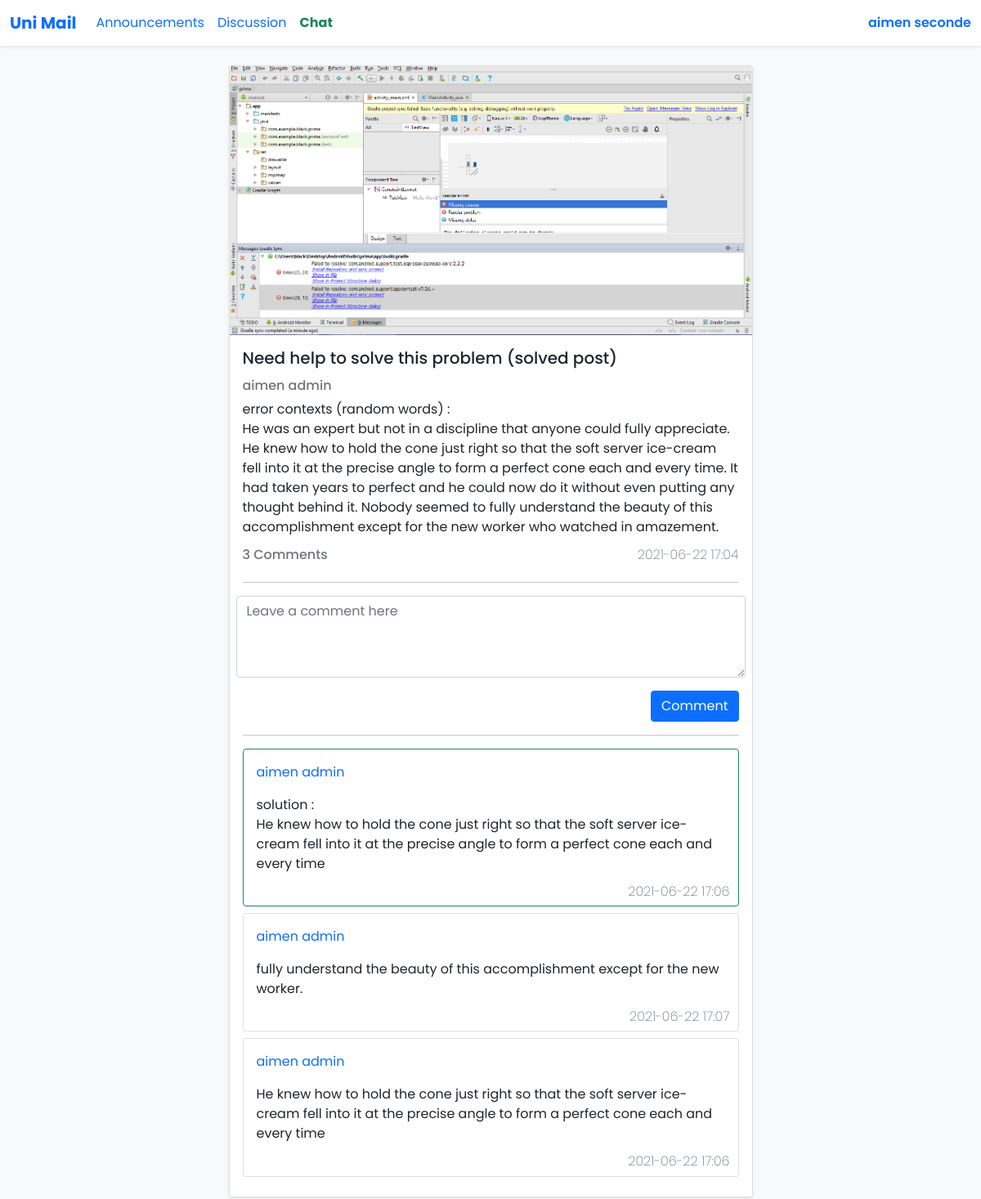
Screenshot of /site/post.php?post=85 (signed in) with the database file from the repository.
### tables this page shows
CREATE TABLE `des_posts` (
  `id` int(11) NOT NULL,
  `title` varchar(255) NOT NULL,
  `Contexts` text NOT NULL,
  `image` varchar(255) NOT NULL DEFAULT '<!--no image-->',
  `date` datetime NOT NULL DEFAULT current_timestamp(),
  `owner` int(11) NOT NULL
);

CREATE TABLE `memb` (
  `id` int(11) NOT NULL,
  `name` varchar(255) NOT NULL,
  `surname` varchar(255) NOT NULL,
  `email` varchar(255) NOT NULL,
  `pass` varchar(255) NOT NULL,
  `type` tinyint(4) NOT NULL,
  `groupe` tinyint(4) NOT NULL
);

CREATE TABLE `comments` (
  `id` int(11) NOT NULL,
  `post` int(11) NOT NULL,
  `owner` int(11) NOT NULL,
  `contexts` text NOT NULL,
  `date` datetime NOT NULL DEFAULT current_timestamp(),
  `approved` tinyint(4) NOT NULL DEFAULT 0
);

### site/post.php (the view, shortened to what this page needs)
<?php
include 'functions.php';
if($_SERVER['REQUEST_METHOD'] == 'GET' && is_numeric($_GET['post']))
{
  $conn = new mysqli('localhost', 'root', '', 'unimaildb');
  $id = $conn->real_escape_string($_GET['post']);
  $sql = $conn->query("SELECT title , contexts , date , owner , image FROM `des_posts` WHERE id = $id ");
  $data = $sql->fetch_array();
  $title = $data['title'];
  $contexts = $data['contexts'];
  $date = substr($data['date'], 0, 16);
  $owner = $conn->real_escape_string($data['owner']);
  $owner_id = $owner;
  $image = $data['image'];
  $sql = $conn->query("SELECT name , surname FROM `memb` WHERE id = $owner ");
  $data = $sql->fetch_array();
  $owner = $data['name'].' '.$data['surname'];
  $sql = $conn->query("SELECT COUNT(*) as count FROM `comments` WHERE post = $id ;");
  $data = $sql->fetch_array();
  $comments = $data['count'];
  $html_post = '
  <div class="col-lg-7 mb-2 ">
    <div class="card shadow-sm">
    '.$image.'
        <div class="card-body">
          <h5 class="card-title mb-3">'.$title.'</h5>
          <div class="contaner">
            <div class="row">
              <div class="col">
              <h6 class="card-subtitle mb-2 text-muted">'.$owner.'</h6>
              </div>
            </div>
          </div>
          <p class="card-text" style="white-space: pre-wrap">'.$contexts.'</p>
          <div class="contaner">
              <div class="row">
              <div class="col">
              <h6 class="card-subtitle mb-2 text-muted">'.$comments.'  Comments</h6>
              </div>
              <div class="col">
              <div class="col"> <h6 class="card-subtitle mb-2 text-end text-muted" id="date">'.$date.'</h6> </div>
              </div>
              </div>
          </div>
      <hr>
          <div class="form-floating mb-2">
              <form class="row g-3" method="POST" action="add_comment.php">
                  <textarea name ="comment" class="form-control" placeholder="Leave a comment here" id="comment_text" style="height: 100px"></textarea>
                  <input type="hidden" id="post_id_hidden_holder" name="post_id" value="'.$id.'">
                  <div class="col-12 text-end">
                  <button class="btn btn-primary " type="submit" id ="comment">Comment</button>
                  </div>
              </form>
          </div>
  ';
    $conn = new mysqli('localhost', 'root', '', 'unimaildb');
		$sql = $conn->query("SELECT * FROM `comments` WHERE post = '$id' ORDER BY approved DESC,id DESC;");
		if ($sql->num_rows > 0) {
			$response2 = "";
      while($data = mysqli_fetch_assoc($sql))
      {
      $owner = $conn->real_escape_string($data['owner']);
      if($owner==$_SESSION['S_id'])
      $isowner = '';
      else
      $isowner = 'hidden';
      $sql_owner = $conn->query("SELECT `name` , `surname` FROM `memb` WHERE id = '$owner' ;");
      $owner = $sql_owner->fetch_array();
      $owner = $owner['name'].' '.$owner['surname'];
      $approved = '';
      if($data['approved']==1)
      {
        $approved = 'btn btn-outline-success btn-sm';
        $border = 'border-success';
      }
      else
      {
        $approved = 'btn btn-outline-secondary btn-sm';
        $border = '';
      }
      if($owner_id == $_SESSION['S_id'])
      {
        $approve_perm = '';
      }
      else
      {
        $approve_perm = 'hidden';
      }
        $response2 .= '
            <div class="card mb-2 '.$border.'">
            <div class="card-body ">
                <div class="row mb-2">
                <div class="col">
                    <p class="card-title text-primary">'.$owner.'</p>
                </div>
                <div class="col text-end" '.$approve_perm.'>
                <button type="button" class="'.$approved.' approved"  value="'.$data['id'].'">
                <svg xmlns="http://www.w3.org/2000/svg" width="16" height="16" fill="currentColor" class="bi bi-check-circle" viewBox="0 0 16 16">
                  <path d="M8 15A7 7 0 1 1 8 1a7 7 0 0 1 0 14zm0 1A8 8 0 1 0 8 0a8 8 0 0 0 0 16z"/>
                  <path d="M10.97 4.97a.235.235 0 0 0-.02.022L7.477 9.417 5.384 7.323a.75.75 0 0 0-1.06 1.06L6.97 11.03a.75.75 0 0 0 1.079-.02l3.992-4.99a.75.75 0 0 0-1.071-1.05z"/>
                </svg>
                </button>
                </div>
                  <div class="col-auto text-end " '.$isowner.'>
                     <button type="button" class="btn btn-danger btn-sm del_btn" value="'.$data['id'].'">Delete</button>
                  </div>
                </div>
                <p class="card-text" style="white-space: pre-wrap">'.$data['contexts'].'</p>
            </div>
            <h6 class="card-subtitle mb-2 text-end text-muted" id="date" style="margin-right: 10px;"> '.substr($data['date'], 0, 16).' </h6>
        </div>
        ';
        }
    }
    else
    {
      $response2 = '<h2 class="text-muted text-center">No comments.</h2>';
    }
}
?>
<!DOCTYPE html>
<html lang="en" dir="ltr">
<head>
  <link rel="stylesheet" href="styles/bootstrap/bootstrap.css">
  <link rel="stylesheet" href="styles/style.css">
</head>
  <body>
  <nav class="navbar fixed-top navbar-expand-lg shadow-sm " id="my-nav-bar">
  <div class="container-fluid">
    <a class="navbar-brand" id="my-brand" href="main.php">Uni Mail</a>
    <div class="collapse navbar-collapse" id="navbarSupportedContent">
    <ul class="navbar-nav me-auto mb-2 mb-lg-0">
    <li class="nav-item">
         <li class="nav-item">
          <a class="nav-link active" aria-current="page" href="main.php">Announcements</a>
        </li>
        <li class="nav-item">
          <a class="nav-link active" aria-current="page" href="discussion.php">Discussion</a>
        </li>
        <li class="nav-item">
          <a class="nav-link active text-success" style="font-weight: 700;" aria-current="page" href="chat.php">Chat</a>
        </li>
      </ul>
      <ul class="navbar-nav ms-auto mb-2 mb-lg-0">
      <li class="nav-item dropdown ms-auto"><a class="nav-link pe-0" id="userInfo" href="#" data-bs-toggle="dropdown" aria-haspopup="true" aria-expanded="false"><span style="font-weight: 550;"><?php  echoName(); echoSurname();?></span></a>
          </li>
      </ul>
    </div>
  </div>
</nav>
<div class="navmarg"></div>
<br>
<div class="container" >
    <div class="row my-discussion-row justify-content-center">
                <?php
                echo $html_post;
                ?>
                <hr>
                <?php
                echo $response2;
                ?>
              </div>
            </div>
        </div>
  </div>
</div>
  </body>
</html>

### site/functions.php (shortened to what this page needs)
<?php
function echoName() {
    echo $_SESSION['S_name'] . ' ';
  }
  function echoSurname() {
    echo $_SESSION['S_surname'] . ' ';
  }

### site/styles/style.css (style rules this page uses)
body { background-color: #F8F9FA; font-family: 'Poppins', sans-serif; margin-bottom: 50px; }
#my-nav-bar { background-color: white; }
#my-brand { font-weight : 700; }
#date { font-weight: 200; }
hr { margin-top: 1rem; margin-bottom: 1rem; border: 0; border-top: 1px solid rgba(0, 0, 0, 0.1); }
.navmarg { height: 56px; }

### rows the page displays
des_posts: image (picture), title "Need help to solve this problem (solved post)", Contexts "error contexts (random words) : He was an expert but not in a discipline that anyone could fully appreciate. He knew how to hold the cone just right so that the soft server ice-cream fell into it at the precise angle to form a perfect cone each and every time. It had taken years to perfect and he could now do it without even putting any thought behind it. Nobody seemed to fully understand the beauty of this accomplishment except for the new worker who watched in amazement.", date "2021-06-22 17:04"
memb: owner "aimen admin"
comments: memb.name+surname "aimen admin", contexts "solution : He knew how to hold the cone just right so that the soft server ice-cream fell into it at the precise angle to form a perfect cone each and every time", date "2021-06-22 17:06"
comments: memb.name+surname "aimen admin", contexts "fully understand the beauty of this accomplishment except for the new worker.", date "2021-06-22 17:07"
comments: memb.name+surname "aimen admin", contexts "He knew how to hold the cone just right so that the soft server ice-cream fell into it at the precise angle to form a perfect cone each and every time", date "2021-06-22 17:06"

### other values shown
$_SESSION['S_name'] "aimen"
$_SESSION['S_surname'] "seconde"
$comments "3"
